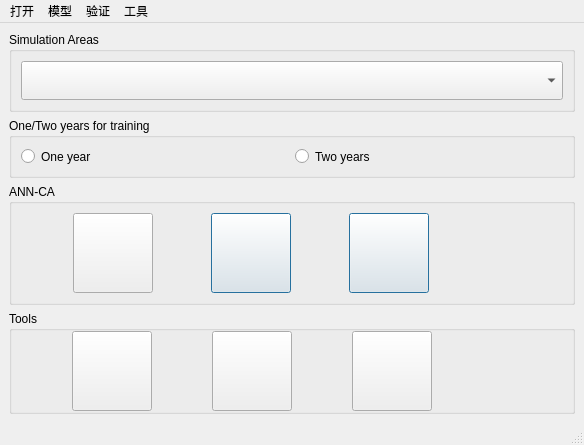
<?xml version="1.0" encoding="UTF-8"?>
<ui version="4.0">
 <class>MainWindow</class>
 <widget class="QMainWindow" name="MainWindow">
  <property name="geometry">
   <rect>
    <x>0</x>
    <y>0</y>
    <width>584</width>
    <height>434</height>
   </rect>
  </property>
  <property name="focusPolicy">
   <enum>Qt::StrongFocus</enum>
  </property>
  <property name="windowTitle">
   <string>土地模拟工具</string>
  </property>
  <property name="windowIcon">
   <iconset resource="resources/img.qrc">
    <normaloff>:/img/地球.png</normaloff>:/img/地球.png</iconset>
  </property>
  <property name="autoFillBackground">
   <bool>false</bool>
  </property>
  <widget class="QWidget" name="centralwidget">
   <layout class="QGridLayout" name="gridLayout_3">
    <item row="1" column="0">
     <widget class="QGroupBox" name="groupBox_3">
      <property name="sizePolicy">
       <sizepolicy hsizetype="Preferred" vsizetype="Fixed">
        <horstretch>0</horstretch>
        <verstretch>0</verstretch>
       </sizepolicy>
      </property>
      <property name="minimumSize">
       <size>
        <width>0</width>
        <height>60</height>
       </size>
      </property>
      <property name="maximumSize">
       <size>
        <width>16777215</width>
        <height>60</height>
       </size>
      </property>
      <property name="title">
       <string>One/Two years for training</string>
      </property>
      <layout class="QGridLayout" name="gridLayout_4">
       <item row="0" column="0">
        <widget class="QRadioButton" name="rb_one">
         <property name="text">
          <string>One year</string>
         </property>
        </widget>
       </item>
       <item row="0" column="1">
        <widget class="QRadioButton" name="rb_two">
         <property name="text">
          <string>Two years</string>
         </property>
        </widget>
       </item>
      </layout>
     </widget>
    </item>
    <item row="3" column="0">
     <widget class="QGroupBox" name="groupBox">
      <property name="title">
       <string>Tools</string>
      </property>
      <layout class="QGridLayout" name="gridLayout_2">
       <property name="leftMargin">
        <number>0</number>
       </property>
       <property name="topMargin">
        <number>0</number>
       </property>
       <property name="rightMargin">
        <number>0</number>
       </property>
       <property name="bottomMargin">
        <number>0</number>
       </property>
       <property name="horizontalSpacing">
        <number>0</number>
       </property>
       <item row="0" column="4">
        <spacer name="horizontalSpacer">
         <property name="orientation">
          <enum>Qt::Horizontal</enum>
         </property>
         <property name="sizeType">
          <enum>QSizePolicy::Fixed</enum>
         </property>
         <property name="sizeHint" stdset="0">
          <size>
           <width>80</width>
           <height>80</height>
          </size>
         </property>
        </spacer>
       </item>
       <item row="0" column="0">
        <widget class="QPushButton" name="btn_open">
         <property name="sizePolicy">
          <sizepolicy hsizetype="Fixed" vsizetype="Fixed">
           <horstretch>0</horstretch>
           <verstretch>0</verstretch>
          </sizepolicy>
         </property>
         <property name="minimumSize">
          <size>
           <width>80</width>
           <height>80</height>
          </size>
         </property>
         <property name="maximumSize">
          <size>
           <width>80</width>
           <height>80</height>
          </size>
         </property>
         <property name="focusPolicy">
          <enum>Qt::StrongFocus</enum>
         </property>
         <property name="toolTip">
          <string>打开TIF图像</string>
         </property>
         <property name="autoFillBackground">
          <bool>true</bool>
         </property>
         <property name="styleSheet">
          <string notr="true"/>
         </property>
         <property name="locale">
          <locale language="Chinese" country="China"/>
         </property>
         <property name="text">
          <string/>
         </property>
         <property name="icon">
          <iconset resource="resources/img.qrc">
           <normaloff>:/img/打开文件夹.png</normaloff>:/img/打开文件夹.png</iconset>
         </property>
         <property name="iconSize">
          <size>
           <width>64</width>
           <height>64</height>
          </size>
         </property>
        </widget>
       </item>
       <item row="0" column="1">
        <widget class="QPushButton" name="btn_ana">
         <property name="sizePolicy">
          <sizepolicy hsizetype="Fixed" vsizetype="Fixed">
           <horstretch>0</horstretch>
           <verstretch>0</verstretch>
          </sizepolicy>
         </property>
         <property name="minimumSize">
          <size>
           <width>80</width>
           <height>80</height>
          </size>
         </property>
         <property name="maximumSize">
          <size>
           <width>80</width>
           <height>80</height>
          </size>
         </property>
         <property name="toolTip">
          <string>对比两张TIF文件的不同点</string>
         </property>
         <property name="text">
          <string/>
         </property>
         <property name="icon">
          <iconset resource="resources/img.qrc">
           <normaloff>:/img/结果对比分析.png</normaloff>:/img/结果对比分析.png</iconset>
         </property>
         <property name="iconSize">
          <size>
           <width>64</width>
           <height>64</height>
          </size>
         </property>
        </widget>
       </item>
       <item row="0" column="2">
        <widget class="QPushButton" name="btn_CA_2">
         <property name="sizePolicy">
          <sizepolicy hsizetype="Fixed" vsizetype="Fixed">
           <horstretch>0</horstretch>
           <verstretch>0</verstretch>
          </sizepolicy>
         </property>
         <property name="minimumSize">
          <size>
           <width>80</width>
           <height>80</height>
          </size>
         </property>
         <property name="maximumSize">
          <size>
           <width>80</width>
           <height>80</height>
          </size>
         </property>
         <property name="toolTip">
          <string>验证模拟结果</string>
         </property>
         <property name="text">
          <string/>
         </property>
         <property name="icon">
          <iconset resource="resources/img.qrc">
           <normaloff>:/img/验证码.png</normaloff>:/img/验证码.png</iconset>
         </property>
         <property name="iconSize">
          <size>
           <width>64</width>
           <height>64</height>
          </size>
         </property>
        </widget>
       </item>
      </layout>
     </widget>
    </item>
    <item row="2" column="0">
     <widget class="QGroupBox" name="groupBox_2">
      <property name="title">
       <string>ANN-CA</string>
      </property>
      <layout class="QGridLayout" name="gridLayout">
       <item row="0" column="2">
        <widget class="QPushButton" name="btn_cleanData">
         <property name="sizePolicy">
          <sizepolicy hsizetype="Fixed" vsizetype="Fixed">
           <horstretch>0</horstretch>
           <verstretch>0</verstretch>
          </sizepolicy>
         </property>
         <property name="minimumSize">
          <size>
           <width>80</width>
           <height>80</height>
          </size>
         </property>
         <property name="maximumSize">
          <size>
           <width>80</width>
           <height>80</height>
          </size>
         </property>
         <property name="toolTip">
          <string>清洗数据</string>
         </property>
         <property name="text">
          <string/>
         </property>
         <property name="icon">
          <iconset resource="resources/img.qrc">
           <normaloff>:/img/清洗记录.png</normaloff>:/img/清洗记录.png</iconset>
         </property>
         <property name="iconSize">
          <size>
           <width>64</width>
           <height>64</height>
          </size>
         </property>
         <property name="autoDefault">
          <bool>false</bool>
         </property>
         <property name="default">
          <bool>true</bool>
         </property>
         <property name="flat">
          <bool>false</bool>
         </property>
        </widget>
       </item>
       <item row="0" column="0">
        <widget class="QPushButton" name="btn_ANN">
         <property name="sizePolicy">
          <sizepolicy hsizetype="Fixed" vsizetype="Fixed">
           <horstretch>0</horstretch>
           <verstretch>0</verstretch>
          </sizepolicy>
         </property>
         <property name="minimumSize">
          <size>
           <width>80</width>
           <height>80</height>
          </size>
         </property>
         <property name="maximumSize">
          <size>
           <width>80</width>
           <height>80</height>
          </size>
         </property>
         <property name="toolTip">
          <string>神经网络计算适应性概率</string>
         </property>
         <property name="text">
          <string/>
         </property>
         <property name="icon">
          <iconset resource="resources/img.qrc">
           <normaloff>:/img/ann.png</normaloff>:/img/ann.png</iconset>
         </property>
         <property name="iconSize">
          <size>
           <width>64</width>
           <height>64</height>
          </size>
         </property>
        </widget>
       </item>
       <item row="0" column="3">
        <spacer name="horizontalSpacer_2">
         <property name="orientation">
          <enum>Qt::Horizontal</enum>
         </property>
         <property name="sizeType">
          <enum>QSizePolicy::Fixed</enum>
         </property>
         <property name="sizeHint" stdset="0">
          <size>
           <width>80</width>
           <height>80</height>
          </size>
         </property>
        </spacer>
       </item>
       <item row="0" column="1">
        <widget class="QPushButton" name="btn_CA">
         <property name="sizePolicy">
          <sizepolicy hsizetype="Fixed" vsizetype="Fixed">
           <horstretch>0</horstretch>
           <verstretch>0</verstretch>
          </sizepolicy>
         </property>
         <property name="minimumSize">
          <size>
           <width>80</width>
           <height>80</height>
          </size>
         </property>
         <property name="maximumSize">
          <size>
           <width>80</width>
           <height>80</height>
          </size>
         </property>
         <property name="toolTip">
          <string>元细胞自动机进行模拟</string>
         </property>
         <property name="text">
          <string/>
         </property>
         <property name="icon">
          <iconset resource="resources/img.qrc">
           <normaloff>:/img/ca.png</normaloff>:/img/ca.png</iconset>
         </property>
         <property name="iconSize">
          <size>
           <width>64</width>
           <height>64</height>
          </size>
         </property>
         <property name="autoDefault">
          <bool>false</bool>
         </property>
         <property name="default">
          <bool>true</bool>
         </property>
         <property name="flat">
          <bool>false</bool>
         </property>
        </widget>
       </item>
      </layout>
     </widget>
    </item>
    <item row="0" column="0">
     <widget class="QGroupBox" name="groupBox_4">
      <property name="sizePolicy">
       <sizepolicy hsizetype="Preferred" vsizetype="Fixed">
        <horstretch>0</horstretch>
        <verstretch>0</verstretch>
       </sizepolicy>
      </property>
      <property name="minimumSize">
       <size>
        <width>0</width>
        <height>80</height>
       </size>
      </property>
      <property name="title">
       <string>Simulation Areas</string>
      </property>
      <layout class="QGridLayout" name="gridLayout_5">
       <item row="0" column="0">
        <widget class="QComboBox" name="cb_areas">
         <property name="sizePolicy">
          <sizepolicy hsizetype="Preferred" vsizetype="Minimum">
           <horstretch>0</horstretch>
           <verstretch>0</verstretch>
          </sizepolicy>
         </property>
         <property name="minimumSize">
          <size>
           <width>0</width>
           <height>20</height>
          </size>
         </property>
        </widget>
       </item>
      </layout>
     </widget>
    </item>
   </layout>
  </widget>
  <widget class="QMenuBar" name="menubar">
   <property name="geometry">
    <rect>
     <x>0</x>
     <y>0</y>
     <width>584</width>
     <height>26</height>
    </rect>
   </property>
   <widget class="QMenu" name="menu">
    <property name="title">
     <string>打开</string>
    </property>
    <addaction name="action_openTif"/>
    <addaction name="action_cmpTif"/>
   </widget>
   <widget class="QMenu" name="menu_2">
    <property name="title">
     <string>模型</string>
    </property>
    <addaction name="actionANN"/>
    <addaction name="actionCA"/>
   </widget>
   <widget class="QMenu" name="menu_3">
    <property name="title">
     <string>验证</string>
    </property>
    <addaction name="actionKappa_Fom"/>
   </widget>
   <widget class="QMenu" name="menu_4">
    <property name="title">
     <string>工具</string>
    </property>
    <addaction name="action_genProbImage"/>
    <addaction name="actioncleanLanImage"/>
    <addaction name="actionBatchRunSim_Eval"/>
    <addaction name="actionduplicateConfig"/>
    <addaction name="actionuseOfficalFLUSVersion"/>
   </widget>
   <addaction name="menu"/>
   <addaction name="menu_2"/>
   <addaction name="menu_3"/>
   <addaction name="menu_4"/>
  </widget>
  <widget class="QStatusBar" name="statusbar"/>
  <action name="action_openTif">
   <property name="icon">
    <iconset resource="resources/img.qrc">
     <normaloff>:/img/打开文件夹.png</normaloff>:/img/打开文件夹.png</iconset>
   </property>
   <property name="text">
    <string>打开tif文件</string>
   </property>
  </action>
  <action name="action_cmpTif">
   <property name="icon">
    <iconset resource="resources/img.qrc">
     <normaloff>:/img/结果对比分析.png</normaloff>:/img/结果对比分析.png</iconset>
   </property>
   <property name="text">
    <string>对比tif文件</string>
   </property>
  </action>
  <action name="actionANN">
   <property name="icon">
    <iconset resource="resources/img.qrc">
     <normaloff>:/img/ann.png</normaloff>:/img/ann.png</iconset>
   </property>
   <property name="text">
    <string>ANN</string>
   </property>
  </action>
  <action name="actionCA">
   <property name="icon">
    <iconset resource="resources/img.qrc">
     <normaloff>:/img/ca.png</normaloff>:/img/ca.png</iconset>
   </property>
   <property name="text">
    <string>CA</string>
   </property>
  </action>
  <action name="actionKappa_Fom">
   <property name="icon">
    <iconset resource="resources/img.qrc">
     <normaloff>:/img/验证码.png</normaloff>:/img/验证码.png</iconset>
   </property>
   <property name="text">
    <string>Kappa &amp; Fom</string>
   </property>
  </action>
  <action name="action_genProbImage">
   <property name="icon">
    <iconset resource="resources/img.qrc">
     <normaloff>:/img/genProb.png</normaloff>:/img/genProb.png</iconset>
   </property>
   <property name="text">
    <string>genProbsImage</string>
   </property>
  </action>
  <action name="actioncleanLanImage">
   <property name="icon">
    <iconset resource="resources/img.qrc">
     <normaloff>:/img/clean.png</normaloff>:/img/clean.png</iconset>
   </property>
   <property name="text">
    <string>cleanLanImage</string>
   </property>
  </action>
  <action name="actionBatchRunSim_Eval">
   <property name="icon">
    <iconset resource="resources/img.qrc">
     <normaloff>:/img/batch.png</normaloff>:/img/batch.png</iconset>
   </property>
   <property name="text">
    <string>BatchRunSim/Eval</string>
   </property>
  </action>
  <action name="actionduplicateConfig">
   <property name="icon">
    <iconset resource="resources/img.qrc">
     <normaloff>:/img/duplicate.png</normaloff>:/img/duplicate.png</iconset>
   </property>
   <property name="text">
    <string>duplicateConfig</string>
   </property>
  </action>
  <action name="actionuseOfficalFLUSVersion">
   <property name="icon">
    <iconset resource="resources/img.qrc">
     <normaloff>:/img/settings.png</normaloff>:/img/settings.png</iconset>
   </property>
   <property name="text">
    <string>settings</string>
   </property>
  </action>
 </widget>
 <resources>
  <include location="resources/img.qrc"/>
 </resources>
 <connections/>
</ui>
